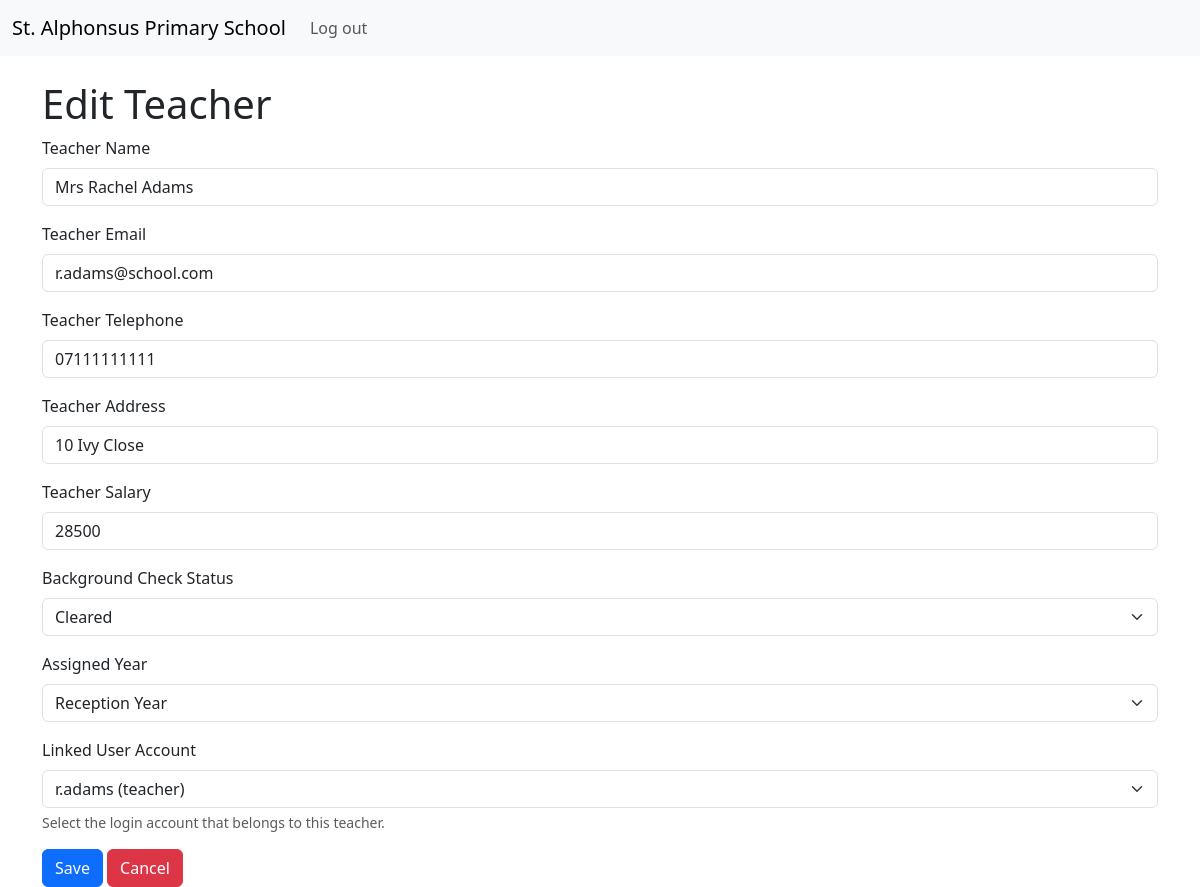
Page /edit_teacher.php?id=1 (signed in) on the committed database.
### tables this page shows
CREATE TABLE `teachers` (
  `teacher_id` int(30) NOT NULL,
  `teacher_name` varchar(30) NOT NULL,
  `teacher_email` varchar(30) NOT NULL,
  `teacher_telephone` varchar(13) NOT NULL,
  `teacher_address` varchar(30) NOT NULL,
  `teacher_salary` float NOT NULL,
  `background_check` tinyint(1) NOT NULL,
  `class_id` int(2) DEFAULT NULL,
  `user_id` int(11) DEFAULT NULL
);

### edit_teacher.php (the view, shortened to what this page needs)
<?php
include "connection.php";
$id = $_GET['id'];
$stmt = $conn->prepare("SELECT * FROM teachers WHERE teacher_id = ?");
$stmt->bind_param("i", $id);
$stmt->execute();
$teacher = $stmt->get_result();
$result = $teacher->fetch_assoc();
?>
<!DOCTYPE html>
<html lang="en">
    <head>
        <link rel="stylesheet" href="bootstrap-5.3.8-dist/css/bootstrap.css">
        <link rel="stylesheet" href="styles.css">
    </head>
    <body>
        <header>
            <nav class="navbar navbar-expand-lg bg-body-tertiary">
                <div class="container-fluid">
                    <a class="navbar-brand" href="index.html">St. Alphonsus Primary School</a>
                    <div class="collapse navbar-collapse" id="navbarNavAltMarkup">
                        <div class="navbar-nav">
                            <a class="nav-link" href="logout.php">Log out</a>
                        </div>
                    </div>
                </div>
            </nav>
        </header>
        <main class="container mt-4">
            <h1>Edit Teacher</h1>
            <form action="#" method="POST">
                <div class="mb-3">
                    <label for="teacher_name" class="form-label">Teacher Name</label>
                    <input type="text" class="form-control" id="teacher_name" name="teacher_name" value="<?php echo htmlspecialchars($result['teacher_name']); ?>" required>
                </div>
                <div class="mb-3">
                    <label for="teacher_email" class="form-label">Teacher Email</label>
                    <input type="email" class="form-control" id="teacher_email" name="teacher_email" value="<?php echo htmlspecialchars($result['teacher_email']); ?>" required>
                </div>
                <div class="mb-3">
                    <label for="teacher_telephone" class="form-label">Teacher Telephone</label>
                    <input type="tel" class="form-control" id="teacher_telephone" name="teacher_telephone" value="<?php echo htmlspecialchars($result['teacher_telephone']); ?>" required>
                </div>
                <div class="mb-3">
                    <label for="teacher_address" class="form-label">Teacher Address</label>
                    <input type="text" class="form-control" id="teacher_address" name="teacher_address" value="<?php echo htmlspecialchars($result['teacher_address']); ?>" required>
                </div>
                <div class="mb-3">
                    <label for="teacher_salary" class="form-label">Teacher Salary</label>
                    <input type="float" class="form-control" id="teacher_salary" name="teacher_salary" value="<?php echo htmlspecialchars($result['teacher_salary']); ?>" required>
                </div>
                <div class="mb-3">
                    <label for="background_check" class="form-label">Background Check Status</label>
                    <select class="form-select" id="background_check" name="background_check" required>
                        <option value="1" <?php if ($result['background_check']) echo 'selected'; ?>>Cleared</option>
                    </select>
                </div>
                <div class="mb-3">
                    <label for="class_id" class="form-label">Assigned Year</label>
                    <select class="form-select" id="class_id" name="class_id">
                        <?php
                        $sql_classes_list = "SELECT * FROM classes";
                        $classes_result = $conn->query($sql_classes_list);
                        if ($classes_result->num_rows > 0) {
                            while ($class_row = $classes_result->fetch_assoc()) {
                                $selected = ($class_row['class_id'] == $result['class_id']) ? 'selected' : '';
                                echo "<option value='" . htmlspecialchars($class_row['class_id']) . "' $selected>" . htmlspecialchars($class_row['class_name']) . "</option>";
                            }
                        }
                        ?>
                    </select>
                </div>
                <div class="mb-3">
                    <label for="user_id" class="form-label">Linked User Account</label>
                    <select class="form-select" id="user_id" name="user_id">
                        <?php
                        $user_sql = "SELECT user_id, username, role FROM users WHERE user_id != 1";
                        $user_result = $conn->query($user_sql);
                        if ($user_result->num_rows > 0) {
                            while ($u_row = $user_result->fetch_assoc()) {
                                $selected = ($u_row['user_id'] == $result['user_id']) ? 'selected' : '';
                                echo "<option value='" . $u_row['user_id'] . "' $selected>"
                                     . htmlspecialchars($u_row['username']) . " (" . htmlspecialchars($u_row['role']) . ")"
                                     . "</option>";
                            }
                        }
                        ?>
                    </select>
                    <div class="form-text">Select the login account that belongs to this teacher.</div>
                </div>
                <button type="submit" class="btn btn-primary" name="save">Save</button>
                <button type="submit" class="btn btn-danger" name="cancel">Cancel</button>
            </form>
        </main>
    </body>
</html>

### rows in the picture
teachers: teacher_name "Mrs Rachel Adams", teacher_email "r.adams@school.com", teacher_telephone "07111111111", teacher_address "10 Ivy Close", teacher_salary "28500", background_check "Cleared"

### other values in the picture
form field class_id "Reception Year"
form field user_id "r.adams (teacher)"
